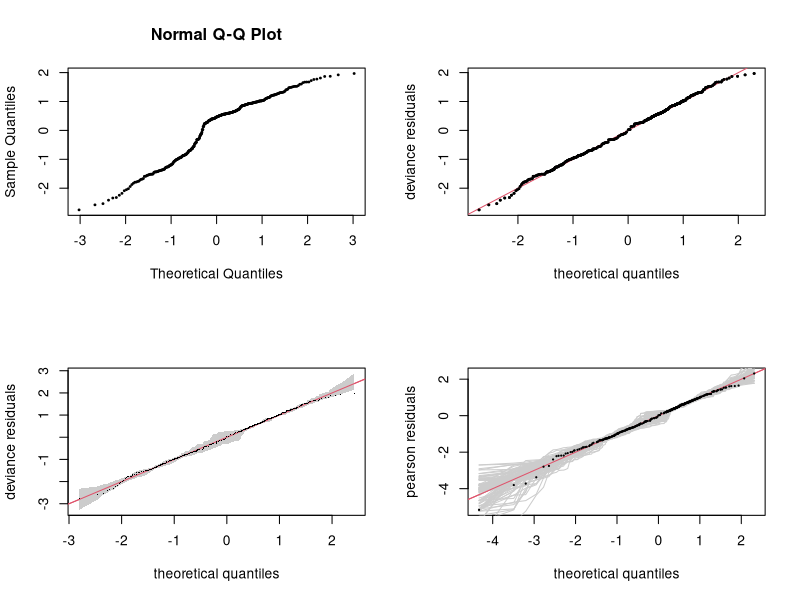
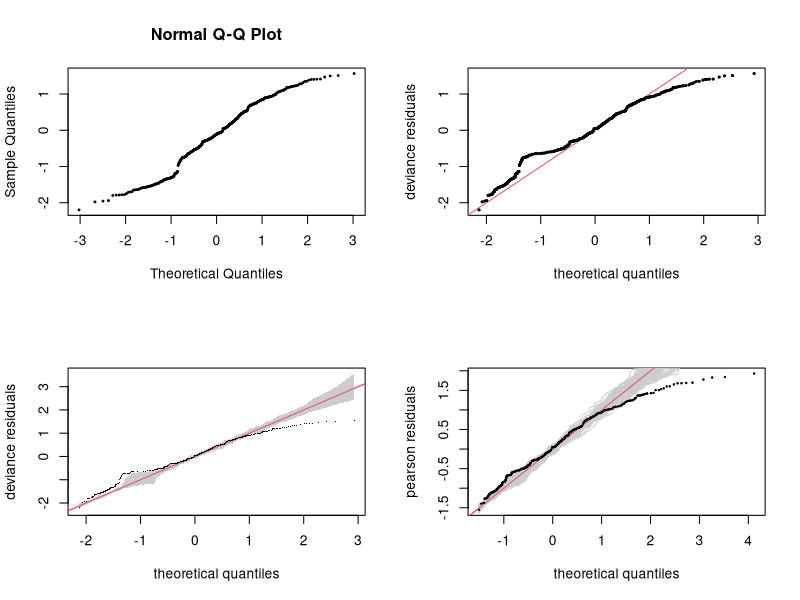
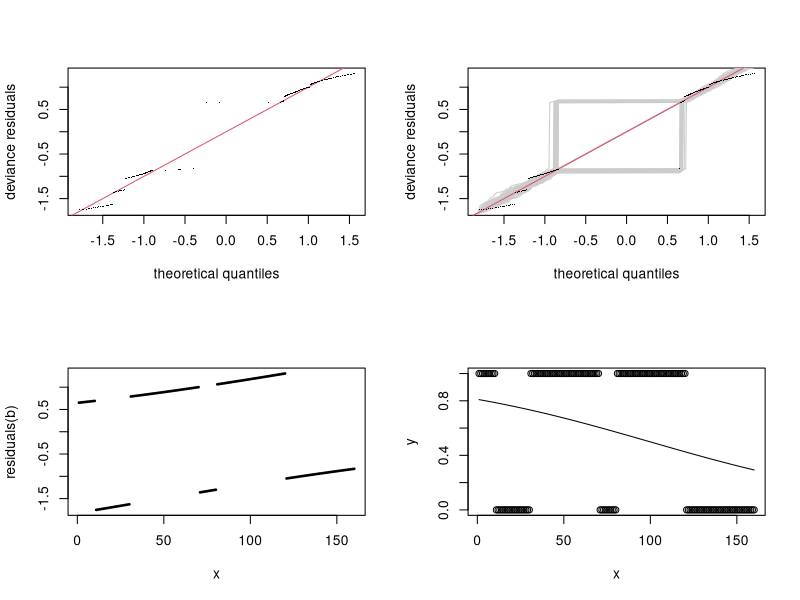
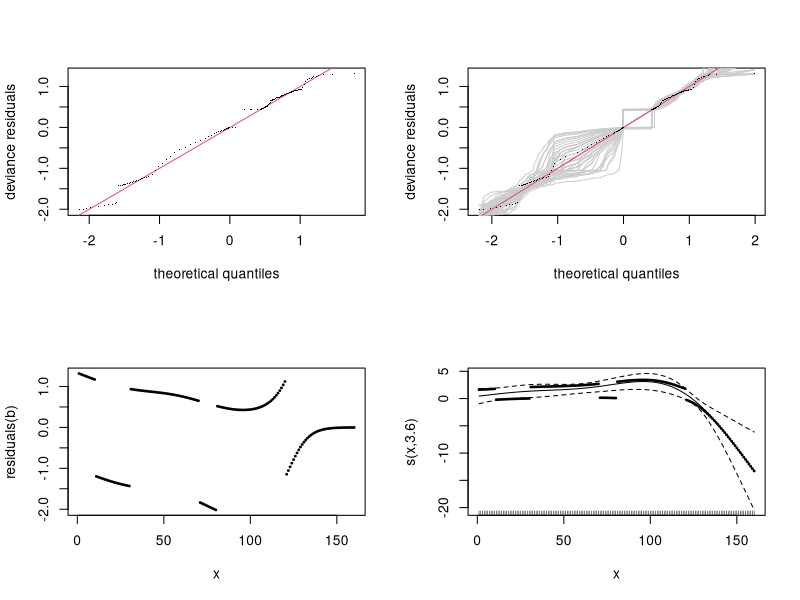

The R script that drew these images, in order:
library(mgcv)


### Name: qq.gam
### Title: QQ plots for gam model residuals
### Aliases: qq.gam
### Keywords: models smooth regression

### ** Examples


library(mgcv)
## simulate binomial data...
set.seed(0)
n.samp <- 400
dat <- gamSim(1,n=n.samp,dist="binary",scale=.33)
p <- binomial()$linkinv(dat$f) ## binomial p
n <- sample(c(1,3),n.samp,replace=TRUE) ## binomial n
dat$y <- rbinom(n,n,p)
dat$n <- n

lr.fit <- gam(y/n~s(x0)+s(x1)+s(x2)+s(x3)
             ,family=binomial,data=dat,weights=n,method="REML")

par(mfrow=c(2,2))
## normal QQ-plot of deviance residuals
qqnorm(residuals(lr.fit),pch=19,cex=.3)
## Quick QQ-plot of deviance residuals
qq.gam(lr.fit,pch=19,cex=.3)
## Simulation based QQ-plot with reference bands 
qq.gam(lr.fit,rep=100,level=.9)
## Simulation based QQ-plot, Pearson resids, all
## simulated reference plots shown...  
qq.gam(lr.fit,rep=100,level=1,type="pearson",pch=19,cex=.2)

## Now fit the wrong model and check....

pif <- gam(y~s(x0)+s(x1)+s(x2)+s(x3)
             ,family=poisson,data=dat,method="REML")
par(mfrow=c(2,2))
qqnorm(residuals(pif),pch=19,cex=.3)
qq.gam(pif,pch=19,cex=.3)
qq.gam(pif,rep=100,level=.9)
qq.gam(pif,rep=100,level=1,type="pearson",pch=19,cex=.2)

## Example of binary data model violation so gross that you see a problem 
## on the QQ plot...

y <- c(rep(1,10),rep(0,20),rep(1,40),rep(0,10),rep(1,40),rep(0,40))
x <- 1:160
b <- glm(y~x,family=binomial)
par(mfrow=c(2,2))
## Note that the next two are not necessarily similar under gross 
## model violation...
qq.gam(b)
qq.gam(b,rep=50,level=1)
## and a much better plot for detecting the problem
plot(x,residuals(b),pch=19,cex=.3)
plot(x,y);lines(x,fitted(b))

## alternative model
b <- gam(y~s(x,k=5),family=binomial,method="ML")
qq.gam(b)
qq.gam(b,rep=50,level=1)
plot(x,residuals(b),pch=19,cex=.3)
plot(b,residuals=TRUE,pch=19,cex=.3)
